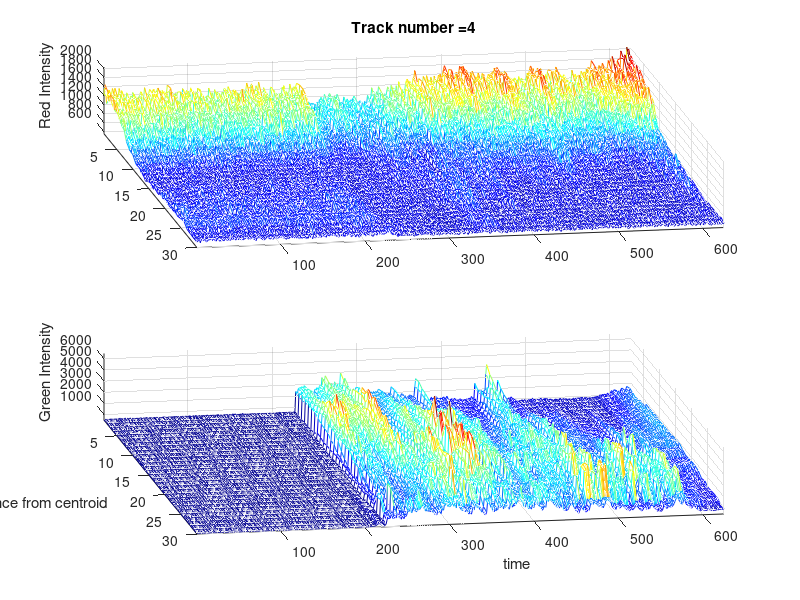
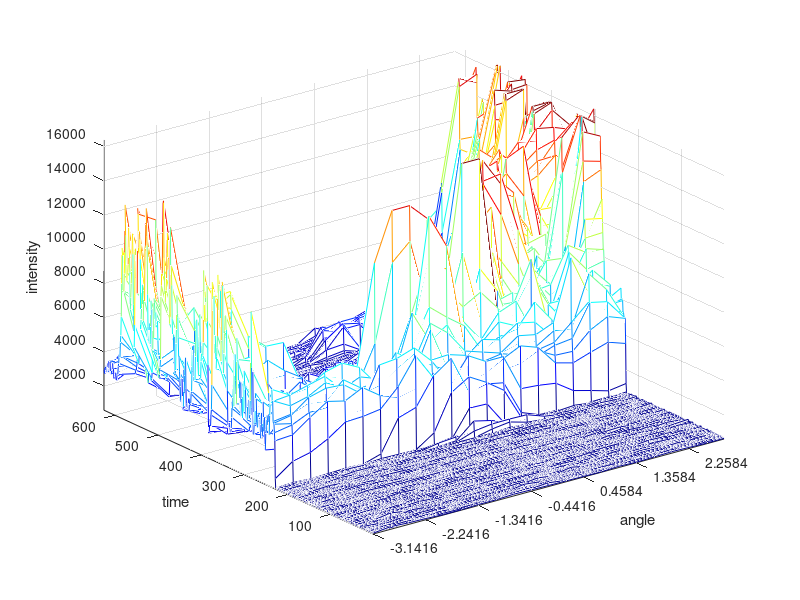

These charts were generated, in order, by the following MATLAB code:
% Load the Results previously obtained with ExtractIntensityPerTime

load results_2019_05_07


%% Display the Intensity PER Time point from the CENTRE of the track

selectTrack = 4;
figure
subplot(211)
% intensity in the red channel
mesh(trackIntensities{2,selectTrack})
view(80,60)
axis tight; grid on
title(strcat('Track number = ',num2str(selectTrack)))
zlabel('Red Intensity')


subplot(212)
% intensity in the green channel
mesh(trackIntensities{1,selectTrack})
view(80,60)
axis tight; grid on
colormap jet

ylabel('time')
xlabel('distance from centroid')
zlabel('Green Intensity')



%% Display the Intensity PER time point around the ring
figure
selectTrack = 4;
mesh(trackIntensities{3,selectTrack})

grid on;axis tight
colormap jet
xlabel('angle')
ylabel('time')
zlabel('intensity')
set(gca,'xtick',1:3:21)
set(gca,'xticklabel',-pi:0.9:pi)
filename = 'AvIntensities_angle_time3.png';
axis tight